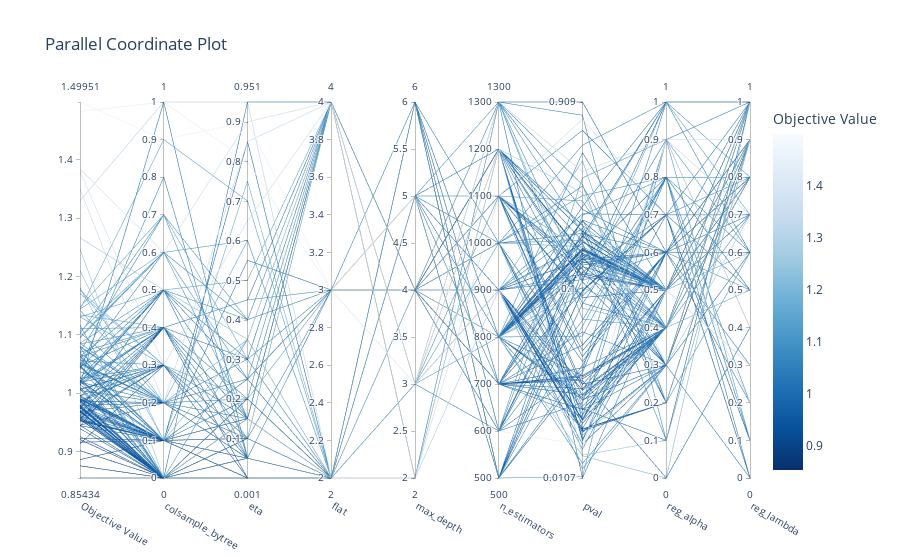

Notebook source saved alongside this figure:
### Code cell
optuna.visualization.plot_parallel_coordinate(study)

### Figure 1 — Plotly figure (JSON) as saved in the notebook; plotly's stock layout.template omitted (floating-point values rounded to 4 significant figures; data arrays with more than 128 entries replaced by an {"elided": "..."} marker saying what was removed)
{"data": [{"dimensions": [{"label": "Objective Value", "range": [0.8543, 1.5], "values": {"elided": "150 float values"}}, {"label": "colsample_bytree", "range": [0, 1], "values": {"elided": "150 float values"}}, {"label": "eta", "range": [0.001, 0.951], "values": {"elided": "150 float values"}}, {"label": "flat", "range": [2, 4], "values": {"elided": "150 int values"}}, {"label": "max_depth", "range": [2, 6], "values": {"elided": "150 int values"}}, {"label": "n_estimators", "range": [500, 1300], "values": {"elided": "150 int values"}}, {"label": "pval", "range": [-1.972, -0.04148], "ticktext": ["0.0107", "0.1", "0.909"], "tickvals": [-1.972, -1, -0.04148], "values": {"elided": "150 float values"}}, {"label": "reg_alpha", "range": [0, 1], "values": {"elided": "150 float values"}}, {"label": "reg_lambda", "range": [0, 1], "values": {"elided": "150 float values"}}], "labelangle": 30, "labelside": "bottom", "line": {"color": {"elided": "150 float values"}, "colorbar": {"title": {"text": "Objective Value"}}, "colorscale": [[0, "rgb(247,251,255)"], [0.125, "rgb(222,235,247)"], [0.25, "rgb(198,219,239)"], [0.375, "rgb(158,202,225)"], [0.5, "rgb(107,174,214)"], [0.625, "rgb(66,146,198)"], [0.75, "rgb(33,113,181)"], [0.875, "rgb(8,81,156)"], [1, "rgb(8,48,107)"]], "reversescale": true, "showscale": true}, "type": "parcoords"}], "layout": {"title": {"text": "Parallel Coordinate Plot"}}}
